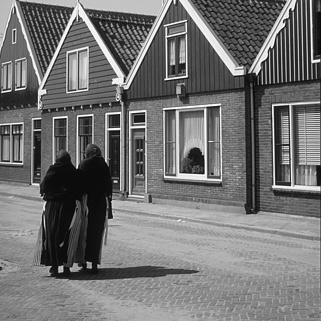
%> input picture i235.png, 321 x 321 px
$ octave --eval "result = Harris_corners(imread('i235.png'));"   (GNU Octave 9; MATLAB toolbox functions it lacks are replaced by stand-ins)
%> lines starting %> are read from the running program, lines starting %| are printed output that depends on the picture; in (x1, y1, x2, y2) boxes, pixels count from 0 and x2, y2 are one past the last pixel; in counts of white or black regions, pixels touching at a corner belong together; the program's own positions count from 1
function [dx, dy, gK, R, Rt, corners] = Harris_corners (picture)

% sobel derivatives:
Kx = [1 0 -1; 2 0 -2; 1 0 -1];
Ky = [1 2 1; 0 0 0; -1, -2 -1];
dx = conv2(picture, Kx, 'same');
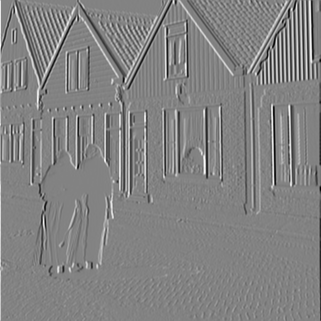
%> dx: size 321x321 double; min -973, max 924, mean -0.7; drawn with min black and max white
dy = conv2(picture, Ky, 'same');
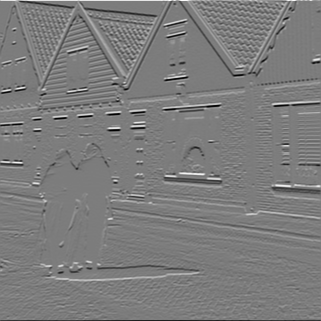
%> dy: size 321x321 double; min -927, max 968, mean 0; drawn with min black and max white

% evaluate "squares" derivatives:
dx2 = dx .* dx;
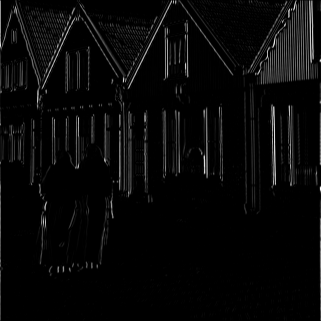
%> dx2: size 321x321 double; min 0, max 946729, mean 32533.2; drawn with min black and max white
dy2 = dy .* dy;
dxdy = dx .* dy;

% evaluate matrix M coefficients:
Mx2 = imgaussfilt(dx2,1.2,"FilterSize",9);
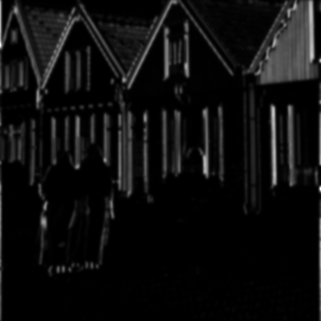
%> Mx2: size 321x321 double; min 0.032, max 565821.8, mean 32697.7; drawn with min black and max white
My2 = imgaussfilt(dy2,1.2,"FilterSize",9);
Mxy = imgaussfilt(dxdy,1.2,"FilterSize",9);
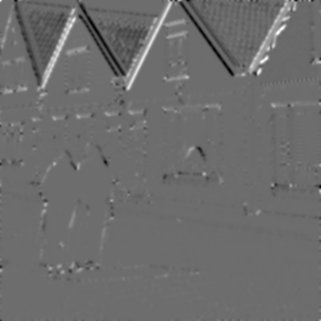
%> Mxy: size 321x321 double; min -111268, max 148653.9, mean 54.8; drawn with min black and max white

% rappresenting the Gaussian filter:
stdev = 9/6;
[X,Y] = meshgrid(-9/2:+9/2,-9/2:+9/2);
gK = 1/(2*pi*stdev).*exp(-((X.^2)+(Y.^2))/(2*stdev^2));

% apply the corners response measure method:
a = 0.05;
for i = 1 : size(picture,1)
    for j = 1 : size(picture,2)
        M = [Mx2(i,j) Mxy(i,j); Mxy(i,j) My2(i,j)];
        R(i,j) = det(M) - a * (trace(M).^2);
    end
end
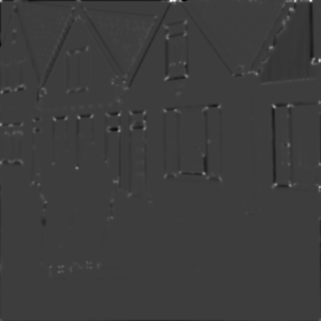
%> R: size 321x321 double; min -1.63e+10, max 5.09e+10, mean -59775436.4; drawn with min black and max white

% thresholding the result to discriminate between corner, edge and flatregions:
threshold = 0.3 * (max(R,[],"all"));
%> threshold = 1.53e+10
for i = 1 : size(picture,1)
    for j = 1 : size(picture,2)
        if R(i,j) >= threshold
            Rt(i,j) = 1;
        else
            Rt(i,j) = 0;
        end
    end
end
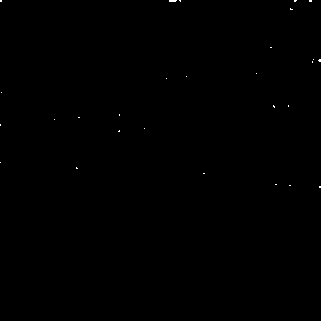
%> Rt: size 321x321 double; values 0 (black) and 1 (white), 0.08% white in thin lines or dots, all inside (x1, y1, x2, y2) = (0, 0, 321, 188)

% collect the corners positions:
%> (the run ends here)
